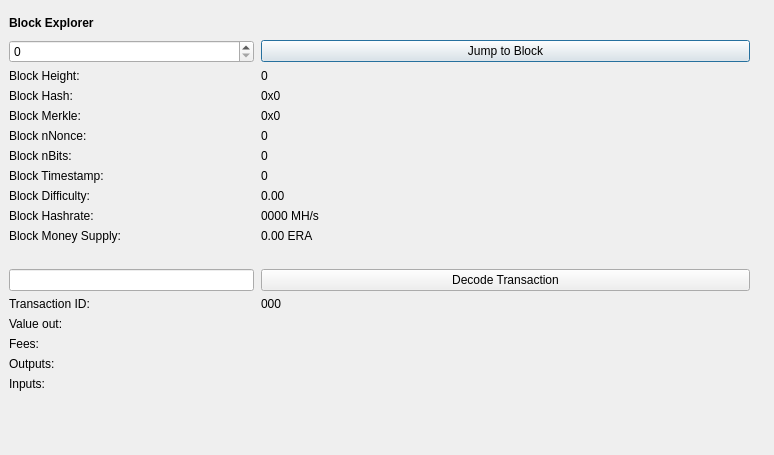
<?xml version="1.0" encoding="UTF-8"?>
<ui version="4.0">
 <class>BlockBrowser</class>
 <widget class="QDialog" name="BlockBrowser">
  <property name="windowModality">
   <enum>Qt::NonModal</enum>
  </property>
  <property name="enabled">
   <bool>true</bool>
  </property>
  <property name="geometry">
   <rect>
    <x>0</x>
    <y>0</y>
    <width>774</width>
    <height>455</height>
   </rect>
  </property>
  <property name="sizePolicy">
   <sizepolicy hsizetype="Preferred" vsizetype="Preferred">
    <horstretch>0</horstretch>
    <verstretch>0</verstretch>
   </sizepolicy>
  </property>
  <property name="minimumSize">
   <size>
    <width>0</width>
    <height>0</height>
   </size>
  </property>
  <property name="acceptDrops">
   <bool>false</bool>
  </property>
  <property name="windowTitle">
   <string>Era Block Explorer</string>
  </property>
  <layout class="QGridLayout">
   <property name="sizeConstraint">
    <enum>QLayout::SetMaximumSize</enum>
   </property>
   <property name="leftMargin">
    <number>9</number>
   </property>
   <property name="topMargin">
    <number>10</number>
   </property>
   <property name="rightMargin">
    <number>0</number>
   </property>
   <property name="bottomMargin">
    <number>0</number>
   </property>
   <item row="1" column="0">
    <widget class="QWidget" name="widget" native="true">
     <widget class="QWidget" name="layoutWidgetBE1">
      <property name="geometry">
       <rect>
        <x>0</x>
        <y>0</y>
        <width>601</width>
        <height>27</height>
       </rect>
      </property>
      <layout class="QHBoxLayout" name="horizontalLayoutBE">
       <property name="spacing">
        <number>7</number>
       </property>
       <item>
        <widget class="QLabel" name="labelBlockExplorer">
         <property name="sizePolicy">
          <sizepolicy hsizetype="Preferred" vsizetype="Maximum">
           <horstretch>0</horstretch>
           <verstretch>0</verstretch>
          </sizepolicy>
         </property>
         <property name="font">
          <font>
           <weight>75</weight>
           <bold>true</bold>
          </font>
         </property>
         <property name="styleSheet">
          <string notr="true">font-weight:bold;</string>
         </property>
         <property name="text">
          <string>Block Explorer</string>
         </property>
        </widget>
       </item>
       <item>
        <spacer name="horizontalSpacerBE">
         <property name="orientation">
          <enum>Qt::Horizontal</enum>
         </property>
         <property name="sizeHint" stdset="0">
          <size>
           <width>40</width>
           <height>20</height>
          </size>
         </property>
        </spacer>
       </item>
      </layout>
     </widget>
     <widget class="QWidget" name="layoutWidgetBE2">
      <property name="geometry">
       <rect>
        <x>0</x>
        <y>30</y>
        <width>741</width>
        <height>391</height>
       </rect>
      </property>
      <layout class="QGridLayout" name="gridLayoutBE" rowstretch="0,0,0,0,0,0,0,0,0,0,0,0,0,0,0,0,0,0,0,0" columnstretch="1,2">
       <property name="sizeConstraint">
        <enum>QLayout::SetDefaultConstraint</enum>
       </property>
       <property name="horizontalSpacing">
        <number>7</number>
       </property>
       <item row="8" column="1">
        <widget class="QLabel" name="timeBox">
         <property name="text">
          <string>0</string>
         </property>
         <property name="textInteractionFlags">
          <set>Qt::LinksAccessibleByMouse|Qt::TextSelectableByMouse</set>
         </property>
        </widget>
       </item>
       <item row="4" column="0">
        <widget class="QLabel" name="hashLabel">
         <property name="text">
          <string>Block Hash:</string>
         </property>
        </widget>
       </item>
       <item row="7" column="0">
        <widget class="QLabel" name="bitsLabel">
         <property name="text">
          <string>Block nBits:</string>
         </property>
        </widget>
       </item>
       <item row="5" column="1">
        <widget class="QLabel" name="merkleBox">
         <property name="minimumSize">
          <size>
           <width>187</width>
           <height>0</height>
          </size>
         </property>
         <property name="text">
          <string>0x0</string>
         </property>
         <property name="textInteractionFlags">
          <set>Qt::LinksAccessibleByMouse|Qt::TextSelectableByMouse</set>
         </property>
        </widget>
       </item>
       <item row="1" column="0">
        <widget class="QSpinBox" name="heightBox">
         <property name="sizePolicy">
          <sizepolicy hsizetype="Preferred" vsizetype="Fixed">
           <horstretch>0</horstretch>
           <verstretch>0</verstretch>
          </sizepolicy>
         </property>
         <property name="maximum">
          <number>99999999</number>
         </property>
        </widget>
       </item>
       <item row="10" column="1">
        <widget class="QLabel" name="hashRateBox">
         <property name="text">
          <string>0000 MH/s</string>
         </property>
         <property name="textInteractionFlags">
          <set>Qt::LinksAccessibleByMouse|Qt::TextSelectableByMouse</set>
         </property>
        </widget>
       </item>
       <item row="12" column="0">
        <spacer name="verticalSpacer_2">
         <property name="orientation">
          <enum>Qt::Vertical</enum>
         </property>
         <property name="sizeHint" stdset="0">
          <size>
           <width>20</width>
           <height>20</height>
          </size>
         </property>
        </spacer>
       </item>
       <item row="3" column="0">
        <widget class="QLabel" name="heightLabelBE2">
         <property name="text">
          <string>Block Height:</string>
         </property>
        </widget>
       </item>
       <item row="4" column="1">
        <widget class="QLabel" name="hashBox">
         <property name="enabled">
          <bool>true</bool>
         </property>
         <property name="sizePolicy">
          <sizepolicy hsizetype="Preferred" vsizetype="Preferred">
           <horstretch>0</horstretch>
           <verstretch>0</verstretch>
          </sizepolicy>
         </property>
         <property name="minimumSize">
          <size>
           <width>0</width>
           <height>0</height>
          </size>
         </property>
         <property name="text">
          <string>0x0</string>
         </property>
         <property name="textInteractionFlags">
          <set>Qt::LinksAccessibleByMouse|Qt::TextSelectableByMouse</set>
         </property>
        </widget>
       </item>
       <item row="5" column="0">
        <widget class="QLabel" name="merkleLabel">
         <property name="text">
          <string>Block Merkle:</string>
         </property>
        </widget>
       </item>
       <item row="6" column="0">
        <widget class="QLabel" name="nonceLabel">
         <property name="text">
          <string>Block nNonce:</string>
         </property>
        </widget>
       </item>
       <item row="3" column="1">
        <widget class="QLabel" name="heightLabelBE1">
         <property name="text">
          <string>0</string>
         </property>
         <property name="textInteractionFlags">
          <set>Qt::LinksAccessibleByMouse|Qt::TextSelectableByMouse</set>
         </property>
        </widget>
       </item>
       <item row="11" column="0">
        <widget class="QLabel" name="moneySupplyLabel">
         <property name="text">
          <string>Block Money Supply:</string>
         </property>
        </widget>
       </item>
       <item row="11" column="1">
        <widget class="QLabel" name="moneySupplyBox">
         <property name="text">
          <string>0.00 ERA</string>
         </property>
         <property name="textInteractionFlags">
          <set>Qt::LinksAccessibleByMouse|Qt::TextSelectableByMouse</set>
         </property>
        </widget>
       </item>
       <item row="1" column="1">
        <widget class="QPushButton" name="blockButton">
         <property name="styleSheet">
          <string notr="true"/>
         </property>
         <property name="text">
          <string>Jump to Block</string>
         </property>
        </widget>
       </item>
       <item row="13" column="0">
        <widget class="QLineEdit" name="txBox">
         <property name="sizePolicy">
          <sizepolicy hsizetype="Preferred" vsizetype="Fixed">
           <horstretch>0</horstretch>
           <verstretch>0</verstretch>
          </sizepolicy>
         </property>
         <property name="inputMask">
          <string comment="Transaction id" extracomment="Transaction id"/>
         </property>
        </widget>
       </item>
       <item row="13" column="1">
        <widget class="QPushButton" name="txButton">
         <property name="styleSheet">
          <string notr="true"/>
         </property>
         <property name="text">
          <string>Decode Transaction</string>
         </property>
        </widget>
       </item>
       <item row="14" column="0">
        <widget class="QLabel" name="txLabel">
         <property name="text">
          <string>Transaction ID:</string>
         </property>
        </widget>
       </item>
       <item row="15" column="1">
        <widget class="QLabel" name="valueBox">
         <property name="text">
          <string/>
         </property>
         <property name="textInteractionFlags">
          <set>Qt::LinksAccessibleByMouse|Qt::TextSelectableByMouse</set>
         </property>
        </widget>
       </item>
       <item row="7" column="1">
        <widget class="QLabel" name="bitsBox">
         <property name="text">
          <string>0</string>
         </property>
         <property name="textInteractionFlags">
          <set>Qt::LinksAccessibleByMouse|Qt::TextSelectableByMouse</set>
         </property>
        </widget>
       </item>
       <item row="6" column="1">
        <widget class="QLabel" name="nonceBox">
         <property name="text">
          <string>0</string>
         </property>
         <property name="textInteractionFlags">
          <set>Qt::LinksAccessibleByMouse|Qt::TextSelectableByMouse</set>
         </property>
        </widget>
       </item>
       <item row="9" column="1">
        <widget class="QLabel" name="diffBox">
         <property name="text">
          <string>0.00</string>
         </property>
         <property name="textInteractionFlags">
          <set>Qt::LinksAccessibleByMouse|Qt::TextSelectableByMouse</set>
         </property>
        </widget>
       </item>
       <item row="14" column="1">
        <widget class="QLabel" name="txID">
         <property name="text">
          <string>000</string>
         </property>
         <property name="textInteractionFlags">
          <set>Qt::LinksAccessibleByMouse|Qt::TextSelectableByMouse</set>
         </property>
        </widget>
       </item>
       <item row="10" column="0">
        <widget class="QLabel" name="hashRateLabel">
         <property name="text">
          <string>Block Hashrate:</string>
         </property>
        </widget>
       </item>
       <item row="15" column="0">
        <widget class="QLabel" name="valueLabel">
         <property name="text">
          <string>Value out:</string>
         </property>
        </widget>
       </item>
       <item row="8" column="0">
        <widget class="QLabel" name="timeLabel">
         <property name="text">
          <string>Block Timestamp:</string>
         </property>
        </widget>
       </item>
       <item row="9" column="0">
        <widget class="QLabel" name="diffLabel">
         <property name="text">
          <string>Block Difficulty:</string>
         </property>
        </widget>
       </item>
       <item row="17" column="1">
        <widget class="QLabel" name="outputBox">
         <property name="text">
          <string/>
         </property>
         <property name="alignment">
          <set>Qt::AlignLeading|Qt::AlignLeft|Qt::AlignTop</set>
         </property>
         <property name="textInteractionFlags">
          <set>Qt::LinksAccessibleByMouse|Qt::TextSelectableByMouse</set>
         </property>
        </widget>
       </item>
       <item row="19" column="0">
        <spacer name="verticalSpacer">
         <property name="orientation">
          <enum>Qt::Vertical</enum>
         </property>
         <property name="sizeHint" stdset="0">
          <size>
           <width>20</width>
           <height>40</height>
          </size>
         </property>
        </spacer>
       </item>
       <item row="16" column="1">
        <widget class="QLabel" name="feesBox">
         <property name="text">
          <string/>
         </property>
         <property name="textInteractionFlags">
          <set>Qt::LinksAccessibleByMouse|Qt::TextSelectableByMouse</set>
         </property>
        </widget>
       </item>
       <item row="18" column="0">
        <widget class="QLabel" name="inputLabel">
         <property name="text">
          <string>Inputs:</string>
         </property>
         <property name="alignment">
          <set>Qt::AlignLeading|Qt::AlignLeft|Qt::AlignTop</set>
         </property>
        </widget>
       </item>
       <item row="17" column="0">
        <widget class="QLabel" name="outputLabel">
         <property name="text">
          <string>Outputs:</string>
         </property>
         <property name="alignment">
          <set>Qt::AlignLeading|Qt::AlignLeft|Qt::AlignTop</set>
         </property>
        </widget>
       </item>
       <item row="18" column="1">
        <widget class="QLabel" name="inputBox">
         <property name="text">
          <string/>
         </property>
         <property name="alignment">
          <set>Qt::AlignLeading|Qt::AlignLeft|Qt::AlignTop</set>
         </property>
         <property name="textInteractionFlags">
          <set>Qt::LinksAccessibleByMouse|Qt::TextSelectableByMouse</set>
         </property>
        </widget>
       </item>
       <item row="16" column="0">
        <widget class="QLabel" name="feesLabel">
         <property name="text">
          <string>Fees:</string>
         </property>
        </widget>
       </item>
      </layout>
     </widget>
    </widget>
   </item>
  </layout>
 </widget>
 <resources/>
 <connections/>
</ui>
